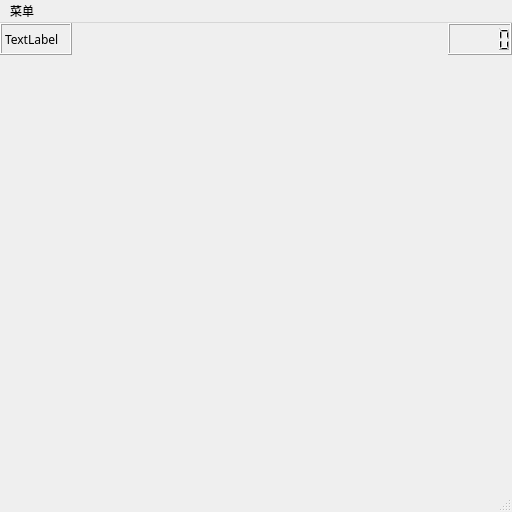
<?xml version="1.0" encoding="UTF-8"?>
<ui version="4.0">
 <class>Level1</class>
 <widget class="QMainWindow" name="Level1">
  <property name="geometry">
   <rect>
    <x>0</x>
    <y>0</y>
    <width>512</width>
    <height>512</height>
   </rect>
  </property>
  <property name="windowTitle">
   <string>MainWindow</string>
  </property>
  <property name="windowIcon">
   <iconset resource="res.qrc">
    <normaloff>:/image/boxfinished.png</normaloff>:/image/boxfinished.png</iconset>
  </property>
  <widget class="QWidget" name="centralwidget">
   <widget class="QLCDNumber" name="lcdnumber">
    <property name="geometry">
     <rect>
      <x>448</x>
      <y>0</y>
      <width>64</width>
      <height>32</height>
     </rect>
    </property>
   </widget>
   <widget class="QLabel" name="labstep">
    <property name="geometry">
     <rect>
      <x>0</x>
      <y>0</y>
      <width>72</width>
      <height>32</height>
     </rect>
    </property>
    <property name="font">
     <font>
      <family>宋体</family>
      <pointsize>9</pointsize>
     </font>
    </property>
    <property name="styleSheet">
     <string notr="true">QLabel::labstep{ color: balck; border: 1px solid gray; font-family: '宋体' ;text-align: center; }</string>
    </property>
    <property name="frameShape">
     <enum>QFrame::Box</enum>
    </property>
    <property name="frameShadow">
     <enum>QFrame::Raised</enum>
    </property>
    <property name="text">
     <string>TextLabel</string>
    </property>
    <property name="textFormat">
     <enum>Qt::AutoText</enum>
    </property>
    <property name="scaledContents">
     <bool>true</bool>
    </property>
   </widget>
  </widget>
  <widget class="QMenuBar" name="menubar">
   <property name="geometry">
    <rect>
     <x>0</x>
     <y>0</y>
     <width>512</width>
     <height>26</height>
    </rect>
   </property>
   <widget class="QMenu" name="menu">
    <property name="title">
     <string>菜单</string>
    </property>
    <addaction name="restart"/>
    <addaction name="back"/>
    <addaction name="help"/>
    <addaction name="separator"/>
    <addaction name="backtolevel"/>
    <addaction name="action1"/>
   </widget>
   <addaction name="menu"/>
  </widget>
  <widget class="QStatusBar" name="statusbar"/>
  <action name="restart">
   <property name="icon">
    <iconset resource="res.qrc">
     <normaloff>:/image/restart.png</normaloff>:/image/restart.png</iconset>
   </property>
   <property name="text">
    <string>重新开始(R)</string>
   </property>
   <property name="shortcut">
    <string>Ctrl+R</string>
   </property>
  </action>
  <action name="back">
   <property name="icon">
    <iconset resource="res.qrc">
     <normaloff>:/image/back.png</normaloff>:/image/back.png</iconset>
   </property>
   <property name="text">
    <string>撤回(Z)</string>
   </property>
   <property name="shortcut">
    <string>Ctrl+Z</string>
   </property>
  </action>
  <action name="help">
   <property name="icon">
    <iconset resource="res.qrc">
     <normaloff>:/image/help.png</normaloff>:/image/help.png</iconset>
   </property>
   <property name="text">
    <string>帮助(H)</string>
   </property>
   <property name="shortcut">
    <string>Ctrl+H</string>
   </property>
  </action>
  <action name="backtolevel">
   <property name="icon">
    <iconset resource="res.qrc">
     <normaloff>:/image/home1.png</normaloff>:/image/home1.png</iconset>
   </property>
   <property name="text">
    <string>返回(B)</string>
   </property>
   <property name="shortcut">
    <string>Ctrl+B</string>
   </property>
  </action>
  <action name="action1">
   <property name="icon">
    <iconset resource="res.qrc">
     <normaloff>:/image/boxfinished.png</normaloff>:/image/boxfinished.png</iconset>
   </property>
   <property name="text">
    <string>遥遥领先</string>
   </property>
  </action>
 </widget>
 <resources>
  <include location="res.qrc"/>
 </resources>
 <connections/>
</ui>
